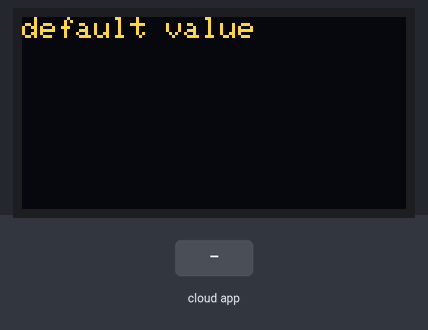
Simulated run of this sketch. Board: ESP8266 (NodeMCU). Shown: 128×64 one-colour display. Inputs (shaded band) come from the test bench. The OLED is the two-colour kind (top 16 rows yellow); WiFi joins after 1.5 s; servers stay silent unless stated; the display library's start-up logo is not drawn; the Firebase database answers and starts empty; what the sketch prints to the serial monitor is not drawn.

Above: at 2.6 s.
3.8 s: the phone or cloud app sets message to 0
At 4.2 s:
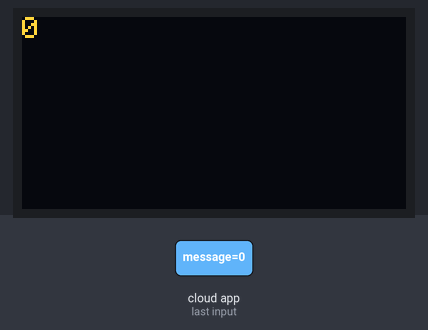
5.3 s: the phone or cloud app sets message to 1
At 6.0 s:
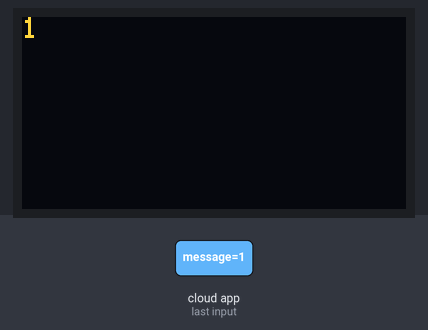
Timing chart, 0 to 8.3 s (numbered marks = the images above; inputs shaded):
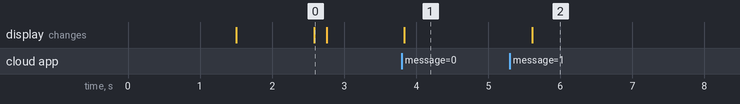

The sketch:

Firebase_OLED.ino
```cpp
#include <ESP8266WiFi.h>
#include <FirebaseArduino.h>

//OLED
#include <SPI.h>
#include <Wire.h>
#include <Adafruit_GFX.h>
#include <Adafruit_SSD1306.h>


//OLED-----------
// SCL GPIO5
// SDA GPIO4
#define OLED_RESET 0  // GPIO0
Adafruit_SSD1306 display(OLED_RESET);

#define NUMFLAKES 10
#define XPOS 0
#define YPOS 1
#define DELTAY 2


#define LOGO16_GLCD_HEIGHT 16
#define LOGO16_GLCD_WIDTH  16
//OLED-----------

#define FIREBASE_HOST "iostes.firebaseio.com"
#define WIFI_SSID "robe"
#define WIFI_PASSWORD "06000"


//OLED---
String content = "default value";
//OLED---

void setup() {
  Serial.begin(115200);
  //連線到Wifi
  WiFi.begin(WIFI_SSID,WIFI_PASSWORD);
  Serial.print("開始連線");
  while(WiFi.status() != WL_CONNECTED){
    Serial.print(".");
    delay(500);
  }
  Serial.println();
  Serial.print("連線成功:");
  Serial.print(WiFi.localIP());

  Firebase.begin(FIREBASE_HOST);


  //OLED--------------
   display.begin(SSD1306_SWITCHCAPVCC, 0x3C);  // initialize with the I2C addr 0x3C or 0x3D (for the 64x48)
  // init done
  display.display();
  delay(1000);
  display.clearDisplay();
  display.setTextSize(1);
  display.setTextColor(WHITE);
  display.setCursor(0, 0);
  display.println(content);
  display.display();
  //OLED------------
}

void loop() {

  if(Firebase.success()){


      //OLED-----------
      String newContent = Firebase.getString("Content/message");
      if (!content.equals(newContent)){
          content = newContent;
          display.clearDisplay();
          display.setCursor(0,0);
          display.println(content);
          display.display();
        }

      //OELD----------


  }else{
     Serial.println("取得Firebase Data 失敗");
  }


  delay(200);

}
```

Measured:
- after the input at 3.8 s, the display: changes at once (image 1)
- after the input at 5.3 s, the display: changes after 0.31 s (image 2)
